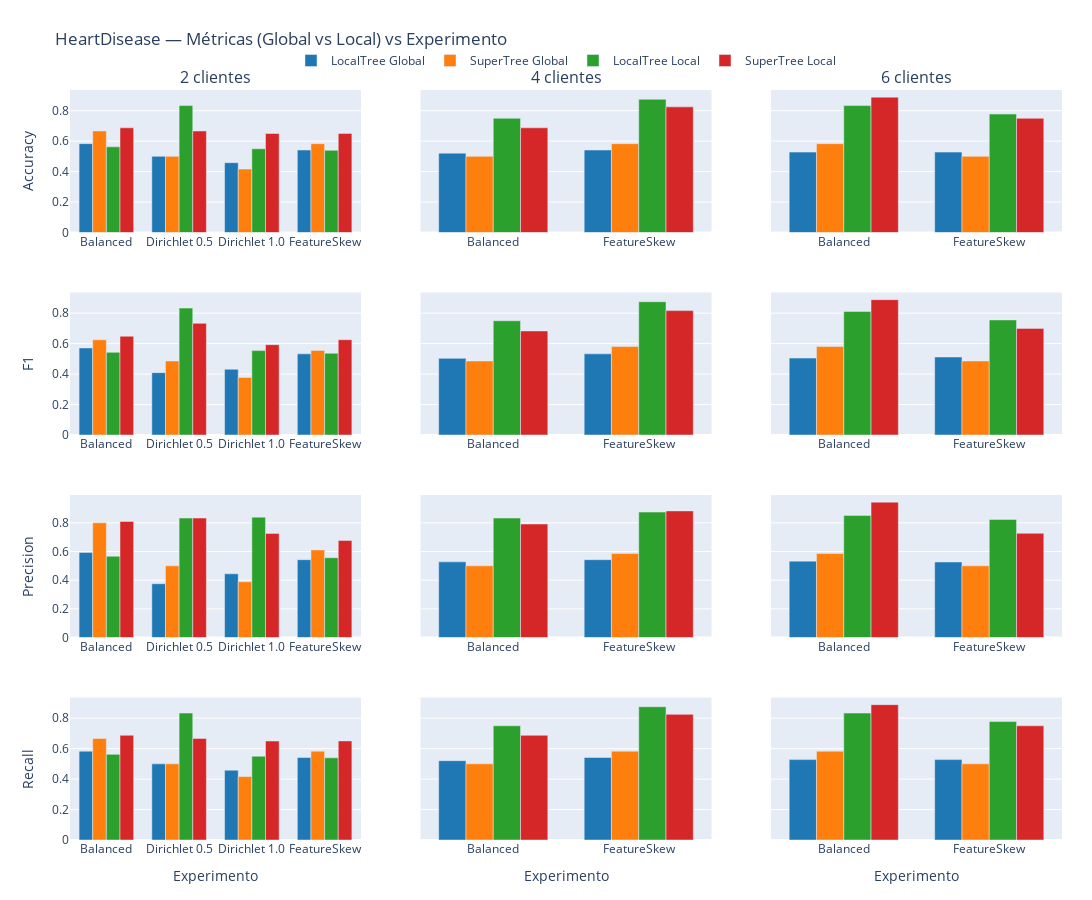
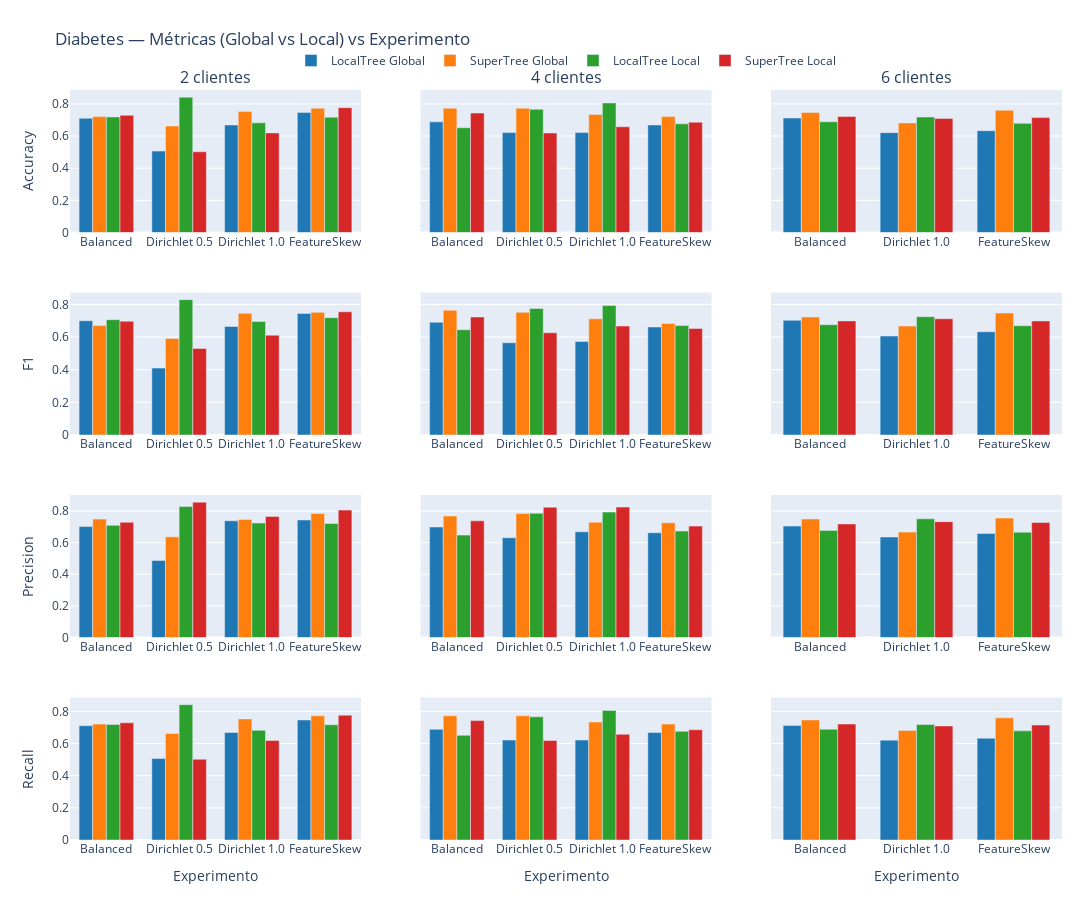
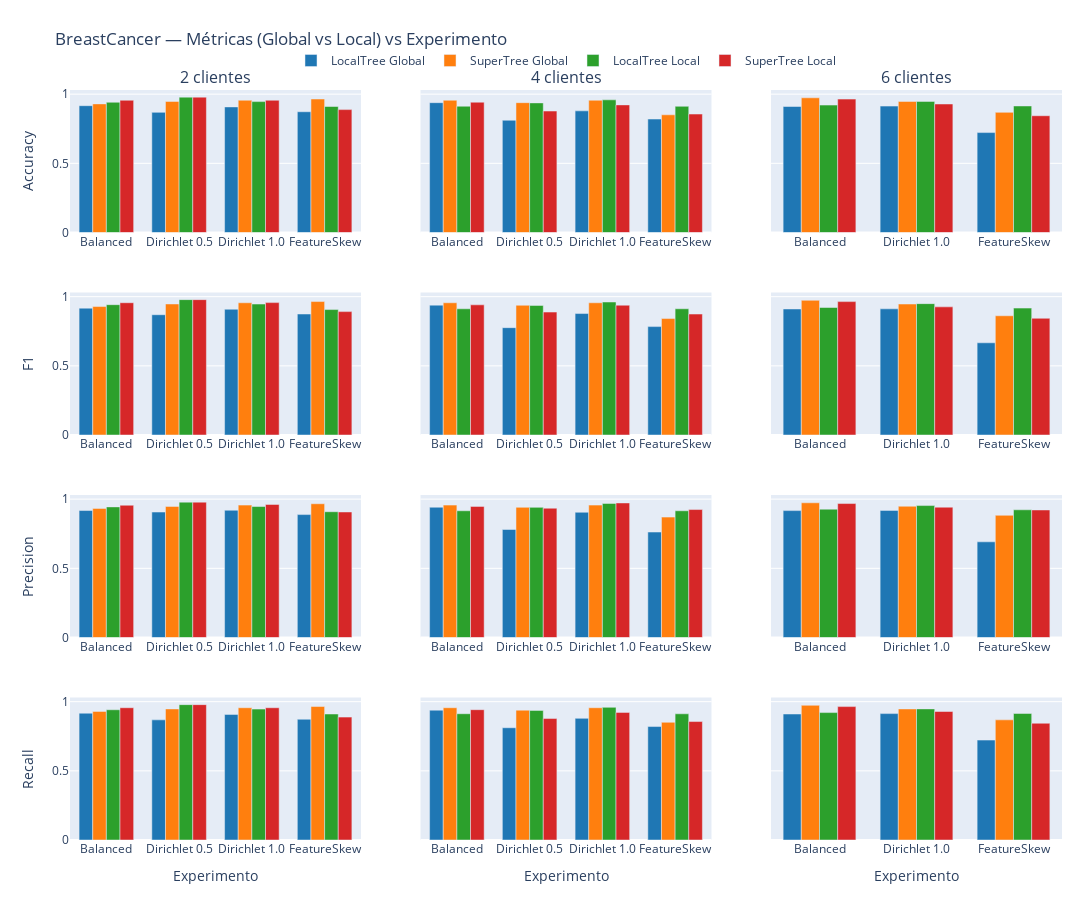

Write notebook code for charts like these, in order.
### Markdown cell above
<h1 style="color:#1f77b4;"> Accuracy / F1 / Precision / Recall vs nº de clientes</h1>

### Code cell
import pandas as pd
from pathlib import Path
import numpy as np
import plotly.graph_objects as go
from plotly.subplots import make_subplots

# =========================
# CONFIG
# =========================
EXPERIMENTS = {
    "Balanced":      Path("experimentos_balanced"),
    "Dirichlet 0.5": Path("experimentos_DirichletPartioner_0.5"),
    "Dirichlet 1.0": Path("experimentos_DirichletPartioner_1.0"),
    "FeatureSkew":   Path("experimentos_FeatureSkew"),
}

DATASETS = {
    "HeartDisease": "HeartDisease",
    "Diabetes": "Diabetes",
    "BreastCancer": "breastcancer",
}

CLIENTS = [2, 4, 6]

METRICS = {
    "Accuracy": {
        "LocalTree Global": "acc_localTree_globalTest",
        "SuperTree Global": "acc_superTree_globalTest",
        "LocalTree Local":  "acc_localTree_localTest",
        "SuperTree Local":  "acc_superTree_localTest",
    },
    "F1": {
        "LocalTree Global": "f1_localTree_globalTest",
        "SuperTree Global": "f1_superTree_globalTest",
        "LocalTree Local":  "f1_localTree_localTest",
        "SuperTree Local":  "f1_superTree_localTest",
    },
    "Precision": {
        "LocalTree Global": "prec_localTree_globalTest",
        "SuperTree Global": "prec_superTree_globalTest",
        "LocalTree Local":  "prec_localTree_localTest",
        "SuperTree Local":  "prec_superTree_localTest",
    },
    "Recall": {
        "LocalTree Global": "rec_localTree_globalTest",
        "SuperTree Global": "rec_superTree_globalTest",
        "LocalTree Local":  "rec_localTree_localTest",
        "SuperTree Local":  "rec_superTree_localTest",
    },
}

SERIES_ORDER = ["LocalTree Global", "SuperTree Global", "LocalTree Local", "SuperTree Local"]

# 🔑 Colores fijos por serie (para que no cambie entre subplots)
SERIES_COLOR = {
    "LocalTree Global": "#1f77b4",
    "SuperTree Global": "#ff7f0e",
    "LocalTree Local":  "#2ca02c",
    "SuperTree Local":  "#d62728",
}

# =========================
# HELPERS
# =========================
def load_map(csv_path: Path):
    df = pd.read_csv(csv_path)
    return dict(zip(df["metric"], df["mean"]))

def find_csv(base: Path, n_clients: int):
    for name in [f"{n_clients}_Clients_Mean_global.csv", f"{n_clients}_Mean_global.csv"]:
        p = base / name
        if p.exists():
            return p
    return None

# =========================
# PLOTLY PLOTS
# =========================
for dataset_name, dataset_folder in DATASETS.items():

    n_rows = len(METRICS)
    n_cols = len(CLIENTS)

    # Subplot titles: solo primera fila (para que no se repitan)
    subplot_titles = []
    for r in range(n_rows):
        for c in range(n_cols):
            subplot_titles.append(f"{CLIENTS[c]} clientes" if r == 0 else "")

    fig = make_subplots(
        rows=n_rows,
        cols=n_cols,
        shared_yaxes=True,
        subplot_titles=subplot_titles,
        vertical_spacing=0.08,
        horizontal_spacing=0.06
    )

    # Orden fijo de experimentos en el eje X (aunque falte alguno)
    exp_order = list(EXPERIMENTS.keys())

    for col, n_clients in enumerate(CLIENTS, start=1):

        # cargar datos por experimento
        exp_data = {}
        for exp_name, exp_root in EXPERIMENTS.items():
            csv = find_csv(exp_root / dataset_folder, n_clients)
            if csv is None:
                continue
            exp_data[exp_name] = load_map(csv)

        # si no hay variedad de experimentos, saltamos
        if len(exp_data) < 2:
            continue

        # Usamos el orden fijo, pero solo pintamos los que existan (para no meter NaNs raros)
        exp_names = [e for e in exp_order if e in exp_data]

        for row, (metric_name, series_map) in enumerate(METRICS.items(), start=1):

            for label in SERIES_ORDER:
                key = series_map[label]
                vals = [exp_data[e].get(key, np.nan) for e in exp_names]

                customdata = [
                    [dataset_name, n_clients, metric_name, exp, label, v]
                    for exp, v in zip(exp_names, vals)
                ]

                fig.add_trace(
                    go.Bar(
                        x=exp_names,
                        y=vals,
                        name=label,
                        legendgroup=label,
                        showlegend=(row == 1 and col == 1),  # leyenda solo una vez
                        marker=dict(color=SERIES_COLOR[label]),  # 🔑 color fijo
                        customdata=customdata,
                        hovertemplate=(
                            "Dataset: %{customdata[0]}<br>"
                            "Clientes: %{customdata[1]}<br>"
                            "Métrica: %{customdata[2]}<br>"
                            "Experimento: %{customdata[3]}<br>"
                            "Serie: %{customdata[4]}<br>"
                            "Valor: %{customdata[5]:.4f}<extra></extra>"
                        ),
                    ),
                    row=row,
                    col=col
                )

            # títulos de eje Y por fila (métrica)
            if col == 1:
                fig.update_yaxes(title_text=metric_name, row=row, col=col)

            # etiqueta X solo en última fila
            if row == n_rows:
                fig.update_xaxes(title_text="Experimento", row=row, col=col)
            else:
                fig.update_xaxes(showticklabels=True, row=row, col=col)

    fig.update_layout(
        title=f"{dataset_name} — Métricas (Global vs Local) vs Experimento",
        barmode="group",
        bargap=0.25,
        height=900,
        width=1200,
        legend=dict(orientation="h", yanchor="bottom", y=1.02, xanchor="center", x=0.5),
        margin=dict(t=90, l=70, r=30, b=60),
    )

    fig.show()

    # Guardar interactivo (opcional):
    # fig.write_html(f"{dataset_name}_metrics_global_vs_local.html", include_plotlyjs="cdn")
